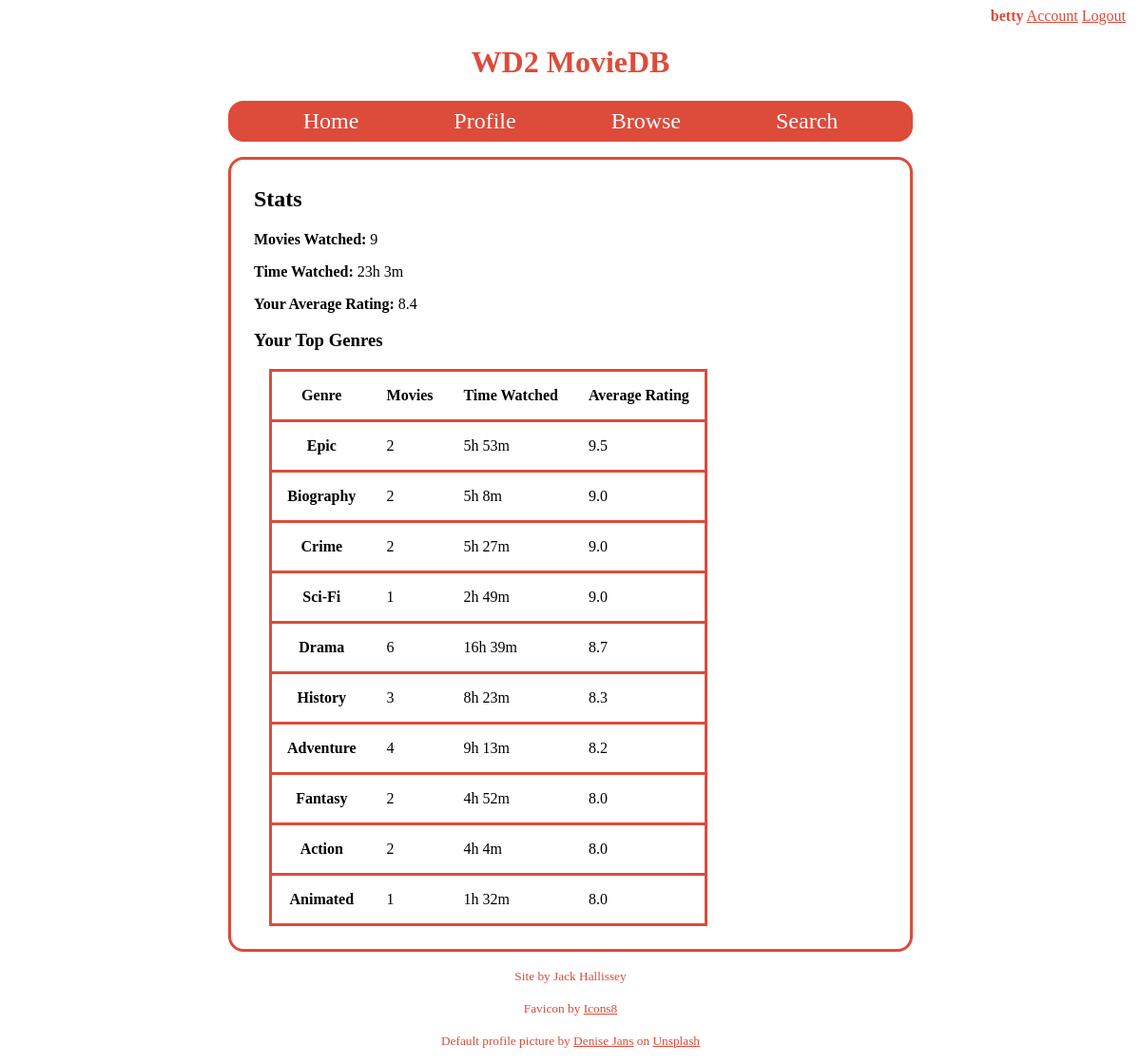
/stats (signed in), run on the app's committed database.
### tables this page shows
CREATE TABLE genres (
    id INTEGER PRIMARY KEY AUTOINCREMENT,
    name TEXT NOT NULL
);

### app.py (the view)
@app.route("/stats")
@login_required
def stats():
    db = get_db()
    movies = db.execute("""
                        SELECT COUNT(*) as no_movies, SUM(movies.runtime) AS total_time, AVG(ratings.score) AS avg_score
                        FROM movies JOIN ratings
                        ON movies.id = ratings.movie_id
                        WHERE ratings.username = ?
                        """, (g.user,)).fetchone()
    if movies["no_movies"] == 0:
        return render_template("stats_none.html", title="Stats")
    genres = db.execute("""
                        SELECT genres.id, genres.name, COUNT(*) AS no_movies, SUM(movies.runtime) AS total_time, AVG(ratings.score) AS avg_score
                        FROM genres JOIN movie_genres JOIN movies JOIN ratings
                        ON genres.id = movie_genres.genre_id AND movie_genres.movie_id = movies.id AND movie_genres.movie_id = ratings.movie_id
                        WHERE ratings.username = ?
                        GROUP BY genres.id
                        ORDER BY avg_score DESC, genres.id
                        LIMIT 10
                        """, (g.user,)).fetchall()
    return render_template("stats.html", movies=movies, genres=genres, title="Stats")

### app.py (called while the page is built)
@app.before_request
def get_username():
    g.user = session.get("username", None)

def login_required(view):
    @wraps(view)
    def wrapped_view(*args, **kwargs):
        if g.user is None:
            return redirect( url_for("login", next=request.url) )
        return view(*args, **kwargs)
    return wrapped_view

### database.py (called while the page is built)
def get_db():
    if "db" not in g:
        g.db = sqlite3.connect(DATABASE,
            detect_types=sqlite3.PARSE_DECLTYPES
        )
        g.db.row_factory = sqlite3.Row
    return g.db

### templates/stats.html
{% extends "base.html" %}
{% block main_content %}
<main>
    <h2>Stats</h2>
    <section>
        <p>
            <b>Movies Watched:</b> {{ movies['no_movies'] }}
        </p>
        <p>
            <b>Time Watched:</b> {{ movies['total_time'] // 60 }}h {{ movies['total_time'] % 60 }}m
        </p>
        <p>
            <b>Your Average Rating:</b> {{ movies['avg_score']|round(1) }}
        </p>
    </section>
    <section>
        <h3>Your Top Genres</h3>
        <table class="movie_list">
            <tr>
                <th scope="col">Genre</th>
                <th scope="col">Movies</th>
                <th scope="col">Time Watched</th>
                <th scope="col">Average Rating</th>
            </tr>
            {% for genre in genres %}
            <tr>
                <th scope="row"><a href="{{ url_for('genre_page', genre_id=genre['id']) }}">{{ genre['name'] }}</a></th>
                <td>{{ genre['no_movies'] }}</td>
                <td>{{ genre['total_time'] // 60 }}h {{ genre['total_time'] % 60 }}m</td>
                <td>{{ genre['avg_score']|round(1) }}</td>
            </tr>
            {% endfor %}
        </table>
    </section>
</main>
{% endblock %}

### static/styles.css (style rules this page uses)
body { margin: 0; }
main { border-radius: 16px; border: 3px solid #DD4B3B; margin: 1em 15em; padding: 0.5em 1.5em; }
.movie_list { border-collapse: collapse; margin: 1em; }
.movie_list td, .movie_list th { padding: 1em; }
.movie_list tr { border: 3px solid #DD4B3B; }
.movie_list a { text-decoration: none; color: black; }

### data on the page
genres: name "Epic", no_movies "2", genre "5", genre "53", avg_score "9.5"
genres: name "Biography", no_movies "2", genre "5", genre "8", avg_score "9.0"
genres: name "Crime", no_movies "2", genre "5", genre "27", avg_score "9.0"
genres: name "Sci-Fi", no_movies "1", genre "2", genre "49", avg_score "9.0"
genres: name "Drama", no_movies "6", genre "16", genre "39", avg_score "8.7"
genres: name "History", no_movies "3", genre "8", genre "23", avg_score "8.3"
genres: name "Adventure", no_movies "4", genre "9", genre "13", avg_score "8.2"
genres: name "Fantasy", no_movies "2", genre "4", genre "52", avg_score "8.0"
genres: name "Action", no_movies "2", genre "4", avg_score "8.0"
genres: name "Animated", no_movies "1", genre "1", genre "32", avg_score "8.0"

### other printed values
{{ g.user }} "betty"
{{ movies['no_movies'] }} "9"
{{ movies['total_time'] // 60 }} "23"
{{ movies['total_time'] % 60 }} "3"
{{ movies['avg_score']|round(1) }} "8.4"
